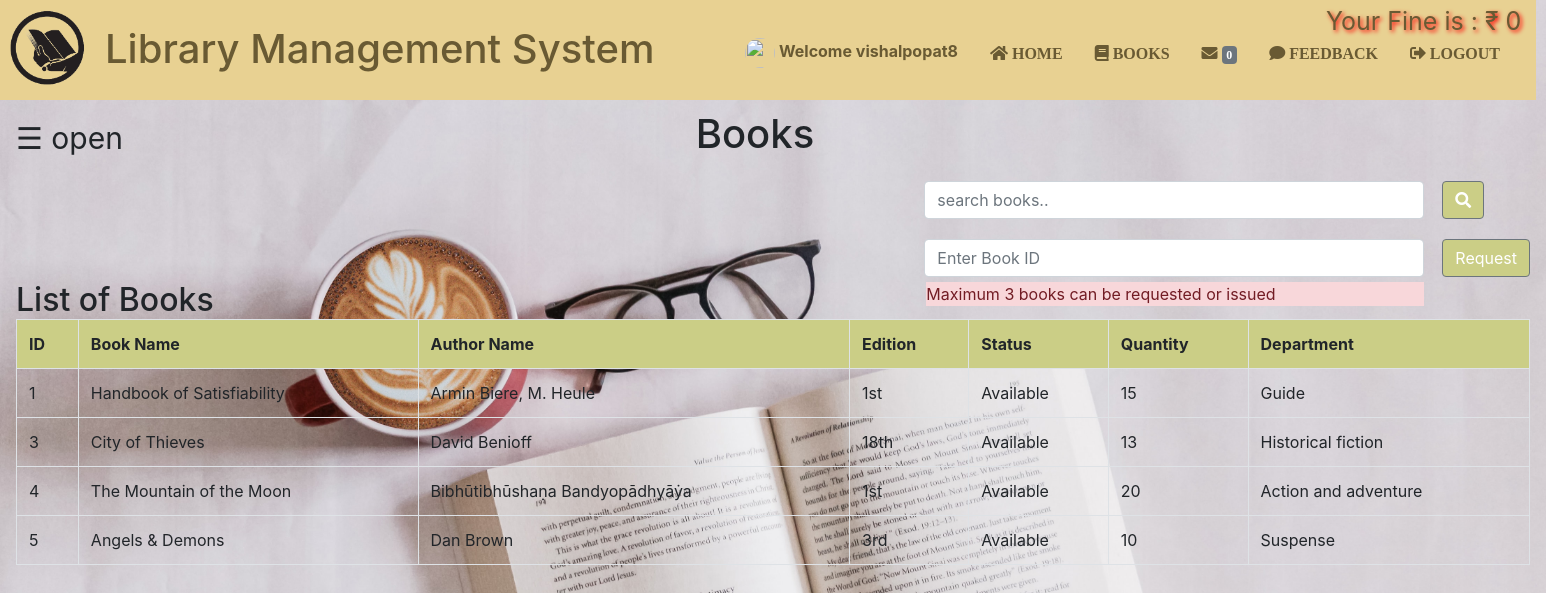
Page /library/student/books.php (signed in) on the committed database.
### tables this page shows
CREATE TABLE `books` (
  `bid` int(100) NOT NULL,
  `name` varchar(100) NOT NULL,
  `authors` varchar(100) NOT NULL,
  `edition` varchar(100) NOT NULL,
  `status` varchar(100) NOT NULL,
  `quantity` int(100) NOT NULL,
  `department` varchar(100) NOT NULL
);

### library/student/books.php (the view, shortened to what this page needs)
<?php
include "navbar.php";
?>
<html>
<head>
</head>
<body>
    <?php
    if (isset($_SESSION['login_user'])) {
        ?>
        <center>
            <h1 style="position: absolute;left: 45%;margin-top: 10px;">Books</h1>
        </center>
        <?php
    } else {
        ?>
        <center>
            <h1 style="position: relative;margin-top: 10px;">Books</h1>
        </center>
        <?php
    }
    ?>
    <?php
    if (isset($_SESSION['login_user'])) {
        ?>
        <div id="main">
            <span style="font-size:30px;cursor:pointer" onclick="openNav()">&#9776; open</span>
            <?php
        }
        ?>
        <br>
        <div class="search">
            <form class="navbar-form" method="post" name="form1">
                <div class="mydiv">
                    <br><input style="width: 500px;" class="form-control" type="text" name="search" placeholder="search books.." required="">&nbsp;&nbsp;&nbsp;&nbsp;
                    <button style="background-color: #cbce86;" type="submit" name="submit" class="btn btn-secondary"><i class="fa fa-search"></i></button>
                </div>
            </form>
            <?php
            if (isset($_SESSION['login_user'])) {
                ?>
                <form class="navbar-form" method="post" name="form1">
                    <div class="mydiv">
                        <br><input style="width: 500px;" class="form-control" type="text" name="bid" placeholder="Enter Book ID" required="">&nbsp;&nbsp;&nbsp;&nbsp;
                        <button style="background-color: #cbce86;" type="submit" name="submit1" class="btn btn-secondary">Request</button>
                    </div>
                </form>
                <div class="rq">
                    <marquee class="alert-danger">
                        Maximum 3 books can be requested or issued
                    </marquee>
                </div>
                <?php
            }
            ?>
        </div>
        <br><br><br><br><br>
        <?php
        if (isset($_POST['submit'])) {
            $q = mysqli_query($db, "SELECT * FROM books where name like '%$_POST[search]%'");
            if (mysqli_num_rows($q) == 0) {
                ?>
                <div class="modal fade show" aria-modal="true" role="dialog" style="display: block;">
                    <div class="modal-dialog modal-dialog-centered">
                        <div class="modal-content">
                            <div class="modal-header">
                                <h4 class="modal-title">Sorry! No Books Found. Please try again.</h4>
                                <button type="button" class="close" data-dismiss="modal"><a style="text-decoration: none;color: #808080;" href="books.php">&times;</a></button>
                            </div>
                            <div class="modal-footer">
                                <form method="post" action="">
                                    <button name="ok" type="submit" class="btn btn-primary" data-dismiss="modal"><a style="text-decoration: none;color: white;" href="books.php">OK</a></button>
                                </form>
                            </div>
                        </div>
                    </div>
                </div>
                <div class="modal-backdrop fade show"></div>
                <?php
            } else {
                echo "<h2 style='margin: auto;'>List of Books</h2>";
                echo "<div class='scroll'>";
                echo "<table class='table table-bordered table-hover'>";
                echo "<tr style='background-color: #cbce86;'>";
                echo "<th>";
                echo "ID";
                echo "</th>";
                echo "<th>";
                echo "Book Name";
                echo "</th>";
                echo "<th>";
                echo "Author Name";
                echo "</th>";
                echo "<th>";
                echo "Edition";
                echo "</th>";
                echo "<th>";
                echo "Status";
                echo "</th>";
                echo "<th>";
                echo "Quantity";
                echo "</th>";
                echo "<th>";
                echo "Department";
                echo "</th>";
                echo "</tr>";
                while ($row = mysqli_fetch_assoc($q)) {
                    echo "<tr>";
                    echo "<td>";
                    echo $row['bid'];
                    echo "</td>";
                    echo "<td>";
                    echo $row['name'];
                    echo "</td>";
                    echo "<td>";
                    echo $row['authors'];
                    echo "</td>";
                    echo "<td>";
                    echo $row['edition'];
                    echo "</td>";
                    echo "<td>";
                    echo $row['status'];
                    echo "</td>";
                    echo "<td>";
                    echo $row['quantity'];
                    echo "</td>";
                    echo "<td>";
                    echo $row['department'];
                    echo "</td>";
                    echo "</tr>";
                }
                echo "</table>";
                echo "</div>";
            }
        } else {
            $res = mysqli_query($db, "select * from books;");
            echo "<h2 style='margin: auto;'>List of Books</h2>";
            echo "<div class='scroll'>";
            echo "<table class='table table-bordered table-hover'>";
            echo "<tr style='background-color: #cbce86;'>";
            echo "<th>";
            echo "ID";
            echo "</th>";
            echo "<th>";
            echo "Book Name";
            echo "</th>";
            echo "<th>";
            echo "Author Name";
            echo "</th>";
            echo "<th>";
            echo "Edition";
            echo "</th>";
            echo "<th>";
            echo "Status";
            echo "</th>";
            echo "<th>";
            echo "Quantity";
            echo "</th>";
            echo "<th>";
            echo "Department";
            echo "</th>";
            echo "</tr>";
            while ($row = mysqli_fetch_assoc($res)) {
                echo "<tr>";
                echo "<td>";
                echo $row['bid'];
                echo "</td>";
                echo "<td>";
                echo $row['name'];
                echo "</td>";
                echo "<td>";
                echo $row['authors'];
                echo "</td>";
                echo "<td>";
                echo $row['edition'];
                echo "</td>";
                echo "<td>";
                echo $row['status'];
                echo "</td>";
                echo "<td>";
                echo $row['quantity'];
                echo "</td>";
                echo "<td>";
                echo $row['department'];
                echo "</td>";
                echo "</tr>";
            }
            echo "</table>";
            echo "</div>";
        }
                        ?>
    </body>
    </html>

### library/student/style.css (style rules this page uses)
html, body, div, span, object, iframe, h1, h2, h3, h4, h5, h6, p, blockquote, pre, abbr, address, cite, code, del, dfn, em, img, ins, kbd, q, samp, small, strong, sub, sup, var, b, i, dl, dt, dd, ol, ul, li, fieldset, form, label, legend, table, caption, tbody, tfoot, thead, tr, th, td, article, aside, canvas, details, figcaption, figure, footer, header, hgroup, menu, nav, section, summary, time, mark, audio, video { margin:0; padding:0; border:0; outline:0; font-size:100%; vertical-align:baseline; background:transparent; }
body { line-height:1; }
table { border-collapse:collapse; border-spacing:0; }
input, select { vertical-align:middle; }

### library/student/books.php (style rules this page uses)
.mydiv { margin-left: 20px; margin-top: 20px; display: inline-flex; }
.search { float: right; }
body { background-image: url('images/book.jpg'); background-size: 100%; transition: background-color .5s; }
#main { transition: margin-left .5s; padding: 16px; }
.rq { position: relative; top: 5px; left: 22px; height: 27px; width: 498px; }
.scroll { width: 100%; height: 402px; overflow: auto; }

### rows in the picture
books: bid "1", name "Handbook of Satisfiability", authors "Armin Biere, M. Heule", edition "1st", status "Available", quantity "15", department "Guide"
books: bid "3", name "City of Thieves", authors "David Benioff", edition "18th", status "Available", quantity "13", department "Historical fiction"
books: bid "4", name "The Mountain of the Moon", authors "Bibhūtibhūshaṇa Bandyopādhyāẏa", edition "1st", status "Available", quantity "20", department "Action and adventure"
books: bid "5", name "Angels & Demons", authors "Dan Brown", edition "3rd", status "Available", quantity "10", department "Suspense"

### other values in the picture
$sum "0"
$_SESSION['login_user'] "vishalpopat8"
$c['total'] "0"
